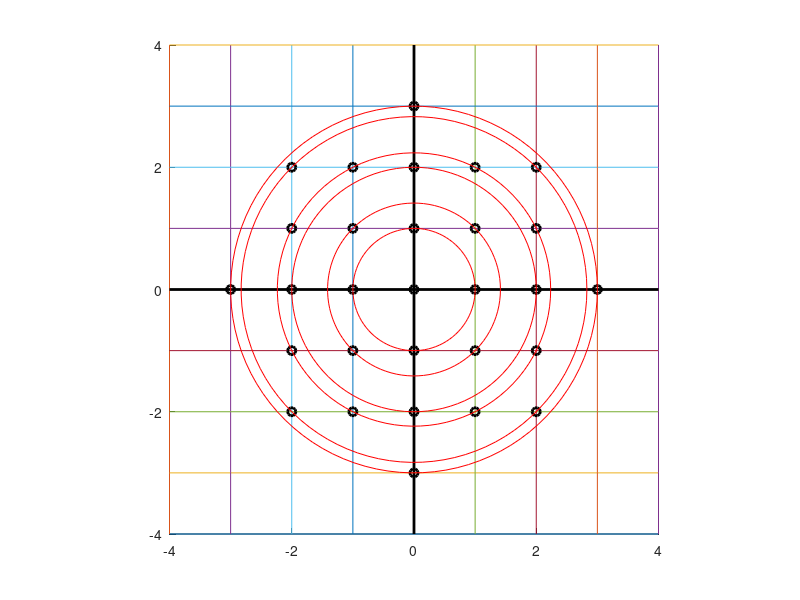

MATLAB code for this plot:
hold on;
x = -4 : 1 : 4;
for i = -4 : 1 : 4
    y = repmat(i, 1, length(x));
    plot(x, y);
    plot(y, x);
end;

x = -4 : 1 : 4;
y = zeros(1, length(x));
plot(x, y, 'k', 'LineWidth', 2);
plot(y, x, 'k', 'LineWidth', 2);
x = -2 : 1 : 2;
for i = -2 : 1 : 2
    y = repmat(i, 1, length(x));
    plot(x, y, 'ok', 'MarkerSize', 6, 'LineWidth', 2);
end;

x = [3 0 -3 0];
y = [0 -3 0 3];
plot(x, y, 'ok', 'MarkerSize', 6, 'LineWidth', 2);


vec = [1, 2, sqrt(2), sqrt(5), sqrt(8), 3];

xc = 0;
yc = 0;
for i = 1 : length(vec)
    r = vec(i);
    theta = linspace(0, 2*pi);
    x = r*cos(theta) + xc;
    y = r*sin(theta) + yc;
    plot(x, y, 'r')
    axis equal
end;
xlim([-4 4]);
ylim([-4 4]);